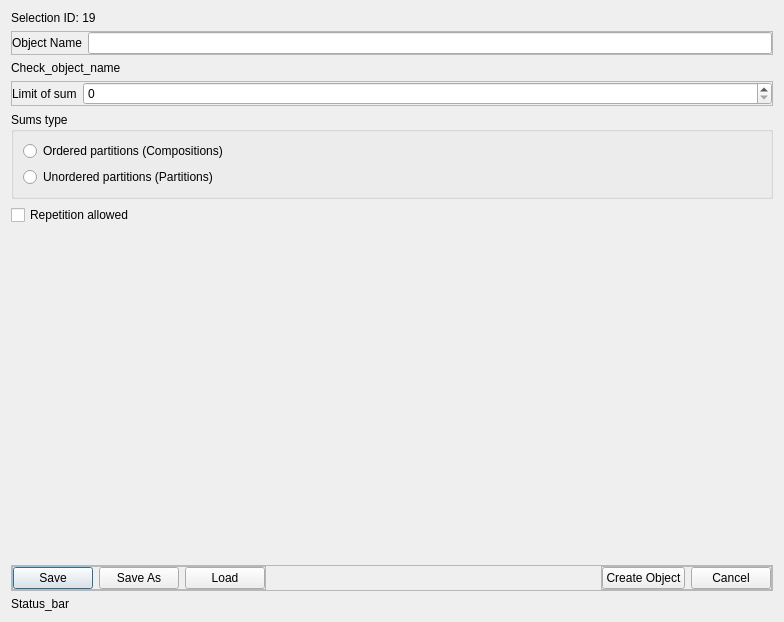
<?xml version="1.0" encoding="UTF-8"?>
<ui version="4.0">
 <class>Dialog</class>
 <widget class="QDialog" name="Dialog">
  <property name="geometry">
   <rect>
    <x>0</x>
    <y>0</y>
    <width>784</width>
    <height>622</height>
   </rect>
  </property>
  <property name="windowTitle">
   <string>Dialog</string>
  </property>
  <layout class="QVBoxLayout" name="verticalLayout">
   <item>
    <widget class="QLabel" name="label_2">
     <property name="sizePolicy">
      <sizepolicy hsizetype="Expanding" vsizetype="Fixed">
       <horstretch>0</horstretch>
       <verstretch>0</verstretch>
      </sizepolicy>
     </property>
     <property name="text">
      <string>Selection ID: 19</string>
     </property>
    </widget>
   </item>
   <item>
    <widget class="QFrame" name="frame_6">
     <property name="sizePolicy">
      <sizepolicy hsizetype="Expanding" vsizetype="Fixed">
       <horstretch>0</horstretch>
       <verstretch>0</verstretch>
      </sizepolicy>
     </property>
     <property name="locale">
      <locale language="English" country="UnitedStates"/>
     </property>
     <property name="frameShape">
      <enum>QFrame::Shape::StyledPanel</enum>
     </property>
     <property name="frameShadow">
      <enum>QFrame::Shadow::Raised</enum>
     </property>
     <layout class="QHBoxLayout" name="horizontalLayout_7">
      <property name="leftMargin">
       <number>0</number>
      </property>
      <property name="topMargin">
       <number>0</number>
      </property>
      <property name="rightMargin">
       <number>0</number>
      </property>
      <property name="bottomMargin">
       <number>0</number>
      </property>
      <item>
       <widget class="QLabel" name="label_6">
        <property name="text">
         <string>Object Name</string>
        </property>
       </widget>
      </item>
      <item>
       <widget class="QLineEdit" name="lineEdit_3"/>
      </item>
     </layout>
    </widget>
   </item>
   <item>
    <widget class="QLabel" name="label_5">
     <property name="sizePolicy">
      <sizepolicy hsizetype="Expanding" vsizetype="Fixed">
       <horstretch>0</horstretch>
       <verstretch>0</verstretch>
      </sizepolicy>
     </property>
     <property name="text">
      <string>Check_object_name</string>
     </property>
     <property name="wordWrap">
      <bool>true</bool>
     </property>
    </widget>
   </item>
   <item>
    <widget class="QFrame" name="frame">
     <property name="sizePolicy">
      <sizepolicy hsizetype="Expanding" vsizetype="Fixed">
       <horstretch>0</horstretch>
       <verstretch>0</verstretch>
      </sizepolicy>
     </property>
     <property name="frameShape">
      <enum>QFrame::Shape::StyledPanel</enum>
     </property>
     <property name="frameShadow">
      <enum>QFrame::Shadow::Raised</enum>
     </property>
     <layout class="QHBoxLayout" name="horizontalLayout" stretch="0,7">
      <property name="leftMargin">
       <number>0</number>
      </property>
      <property name="topMargin">
       <number>0</number>
      </property>
      <property name="rightMargin">
       <number>0</number>
      </property>
      <property name="bottomMargin">
       <number>0</number>
      </property>
      <item>
       <widget class="QLabel" name="label">
        <property name="text">
         <string>Limit of sum</string>
        </property>
       </widget>
      </item>
      <item>
       <widget class="QSpinBox" name="spinBox"/>
      </item>
     </layout>
    </widget>
   </item>
   <item>
    <widget class="QGroupBox" name="groupBox">
     <property name="sizePolicy">
      <sizepolicy hsizetype="Expanding" vsizetype="Fixed">
       <horstretch>0</horstretch>
       <verstretch>0</verstretch>
      </sizepolicy>
     </property>
     <property name="title">
      <string>Sums type</string>
     </property>
     <layout class="QVBoxLayout" name="verticalLayout_2">
      <item>
       <widget class="QRadioButton" name="radioButton">
        <property name="text">
         <string>Ordered partitions (Compositions)</string>
        </property>
       </widget>
      </item>
      <item>
       <widget class="QRadioButton" name="radioButton_2">
        <property name="text">
         <string>Unordered partitions (Partitions)</string>
        </property>
       </widget>
      </item>
     </layout>
    </widget>
   </item>
   <item>
    <widget class="QCheckBox" name="checkBox_2">
     <property name="text">
      <string>Repetition allowed</string>
     </property>
    </widget>
   </item>
   <item>
    <widget class="QLabel" name="none">
     <property name="text">
      <string/>
     </property>
    </widget>
   </item>
   <item>
    <widget class="QFrame" name="frame_2">
     <property name="sizePolicy">
      <sizepolicy hsizetype="Expanding" vsizetype="Fixed">
       <horstretch>0</horstretch>
       <verstretch>0</verstretch>
      </sizepolicy>
     </property>
     <property name="frameShape">
      <enum>QFrame::Shape::StyledPanel</enum>
     </property>
     <property name="frameShadow">
      <enum>QFrame::Shadow::Raised</enum>
     </property>
     <layout class="QHBoxLayout" name="horizontalLayout_2">
      <property name="leftMargin">
       <number>0</number>
      </property>
      <property name="topMargin">
       <number>0</number>
      </property>
      <property name="rightMargin">
       <number>0</number>
      </property>
      <property name="bottomMargin">
       <number>0</number>
      </property>
      <item alignment="Qt::AlignmentFlag::AlignLeft">
       <widget class="QFrame" name="frame_3">
        <property name="frameShape">
         <enum>QFrame::Shape::StyledPanel</enum>
        </property>
        <property name="frameShadow">
         <enum>QFrame::Shadow::Raised</enum>
        </property>
        <layout class="QHBoxLayout" name="horizontalLayout_3">
         <property name="leftMargin">
          <number>0</number>
         </property>
         <property name="topMargin">
          <number>0</number>
         </property>
         <property name="rightMargin">
          <number>0</number>
         </property>
         <property name="bottomMargin">
          <number>0</number>
         </property>
         <item>
          <widget class="QPushButton" name="pushButton_4">
           <property name="text">
            <string>Save</string>
           </property>
          </widget>
         </item>
         <item>
          <widget class="QPushButton" name="pushButton_5">
           <property name="text">
            <string>Save As</string>
           </property>
          </widget>
         </item>
         <item>
          <widget class="QPushButton" name="pushButton_6">
           <property name="text">
            <string>Load</string>
           </property>
          </widget>
         </item>
        </layout>
       </widget>
      </item>
      <item alignment="Qt::AlignmentFlag::AlignRight">
       <widget class="QFrame" name="frame_4">
        <property name="frameShape">
         <enum>QFrame::Shape::StyledPanel</enum>
        </property>
        <property name="frameShadow">
         <enum>QFrame::Shadow::Raised</enum>
        </property>
        <layout class="QHBoxLayout" name="horizontalLayout_4" stretch="1,1">
         <property name="leftMargin">
          <number>0</number>
         </property>
         <property name="topMargin">
          <number>0</number>
         </property>
         <property name="rightMargin">
          <number>0</number>
         </property>
         <property name="bottomMargin">
          <number>0</number>
         </property>
         <item>
          <widget class="QPushButton" name="pushButton">
           <property name="text">
            <string>Create Object</string>
           </property>
          </widget>
         </item>
         <item>
          <widget class="QPushButton" name="pushButton_2">
           <property name="text">
            <string>Cancel</string>
           </property>
          </widget>
         </item>
        </layout>
       </widget>
      </item>
     </layout>
    </widget>
   </item>
   <item>
    <widget class="QLabel" name="label_3">
     <property name="sizePolicy">
      <sizepolicy hsizetype="Expanding" vsizetype="Fixed">
       <horstretch>0</horstretch>
       <verstretch>0</verstretch>
      </sizepolicy>
     </property>
     <property name="text">
      <string>Status_bar</string>
     </property>
    </widget>
   </item>
  </layout>
 </widget>
 <resources/>
 <connections/>
</ui>
